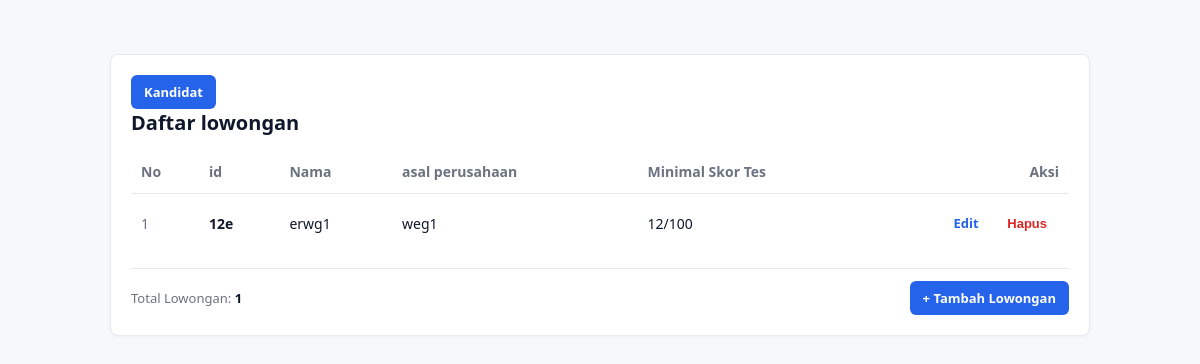
The page /Project/index.php?page=lowongan on the database its author committed.
### tables this page shows
CREATE TABLE `lowongan` (
  `id` varchar(100) NOT NULL,
  `nama` varchar(100) DEFAULT NULL,
  `asalPerusahaan` varchar(100) DEFAULT NULL,
  `minimalSkorTes` int(11) DEFAULT NULL,
  PRIMARY KEY (`id`)
);

### Project/models/TabelLowongan.php (called while the page is built, shortened)
<?php
require_once __DIR__ . '/DB.php';
require_once __DIR__ . '/Lowongan.php';
class TabelLowongan extends DB implements KontrakModelLowongan
{
    private function mapRowToLowongan(array $row): Lowongan
    {
        return new Lowongan(
            $row['id'],
            $row['nama'],
            $row['asalPerusahaan'],
            (int) $row['minimalSkorTes']
        );
    }
    public function getAllLowongan(): array
    {
        $query = "SELECT * FROM lowongan ORDER BY minimalSkorTes DESC";
        $this->executeQuery($query);
        $rows = $this->getAllResult();
        $list = [];
        foreach ($rows as $row) {
            $list[] = $this->mapRowToLowongan($row);
        }
        return $list;
    }
}

### Project/models/DB.php (called while the page is built, shortened)
<?php
class DB
{
    private string $host = "";
    private string $db_name = "";
    private string $username = "";
    private string $password = "";
    private ?PDO $conn = null;
    private ?PDOStatement $result = null;
    public function __construct(
        string $host = "",
        string $db_name = "",
        string $username = "",
        string $password = ""
    ) {
        $this->host = $host;
        $this->db_name = $db_name;
        $this->username = $username;
        $this->password = $password;
        $this->conn = $this->connect();
    }
    public function connect(): PDO
    {
        try {
            $dsn = "mysql:host={$this->host};dbname={$this->db_name};charset=utf8mb4";
            $options = [
                PDO::ATTR_ERRMODE => PDO::ERRMODE_EXCEPTION,
                PDO::ATTR_DEFAULT_FETCH_MODE => PDO::FETCH_ASSOC,
                PDO::ATTR_EMULATE_PREPARES => false,
            ];
            return new PDO($dsn, $this->username, $this->password, $options);
        } catch (PDOException $e) {
            throw new RuntimeException("Koneksi Database Gagal: " . $e->getMessage(), 0, $e);
        }
    }
    public function executeQuery(string $query, array $params = []): PDOStatement
    {
        try {
            $stmt = $this->conn->prepare($query);
            $stmt->execute($params);
            $this->result = $stmt;
            return $stmt;
        } catch (PDOException $e) {
            throw new RuntimeException("Query Gagal: " . $e->getMessage(), 0, $e);
        }
    }
    public function getAllResult(): array
    {
        return $this->result->fetchAll(PDO::FETCH_ASSOC);
    }
}

### Project/models/Lowongan.php (called while the page is built, shortened)
<?php
class Lowongan
{
    private string $id;
    private string $nama;
    private string $asalPerusahaan;
    private int $minimalSkorTes;
    public function __construct($id, $nama, $asalPerusahaan, $minimalSkorTes)
    {
        $this->id = $id;
        $this->nama = $nama;
        $this->asalPerusahaan = $asalPerusahaan;
        $this->minimalSkorTes = $minimalSkorTes;
    }
    public function getId(): string
    {
        return $this->id;
    }
    public function getNama(): string
    {
        return $this->nama;
    }
    public function getAsalPerusahaan(): string
    {
        return $this->asalPerusahaan;
    }
    public function getMinimalSkorTes(): int
    {
        return $this->minimalSkorTes;
    }
}

### Project/presenters/PresenterLowongan.php (the view, shortened to what this page needs)
<?php
class PresenterLowongan implements KontrakPresenterLowongan
{
    private KontrakModelLowongan $model;
    private KontrakView $view;
    public function __construct(KontrakModelLowongan $model, KontrakView $view)
    {
        $this->model = $model;
        $this->view = $view;
    }
    private function buildRowHtml(int $no, Lowongan $lowongan): string
    {
        $id = htmlspecialchars($lowongan->getId());
        $nama = htmlspecialchars($lowongan->getNama());
        $asalPerusahaan = htmlspecialchars($lowongan->getAsalPerusahaan());
        $minimalSkorTes = number_format($lowongan->getMinimalSkorTes()) . '/100';
        return "<tr>
            <td class= 'col-id'>{$no}</td>
            <td><strong>{$id}</strong></td>
            <td>{$nama}</td>
            <td>{$asalPerusahaan}</td>
            <td>{$minimalSkorTes}</td>
             <td class='col-actions'>
                <a href='index.php?screen=edit&id={$id}&page=lowongan' class='btn btn-edit'>Edit</a>
                <form method='post' action='index.php?page=lowongan' style='display:inline;' onsubmit=\"return confirm('Hapus lowongan ini?')\">
                    <input type='hidden' name='action' value='hapus'>
                    <input type='hidden' name='id' value='{$id}'>
                    <button type='submit' class='btn btn-delete'>Hapus</button>
                </form>
            </td>
        </tr>";
    }
    public function tampilkanLowongan(): string
    {
        $listLowongan = $this->model->getAllLowongan();
        $totalLowongan = count($listLowongan);
        $rowsHtml = '';
        if (empty($listLowongan)) {
            $rowsHtml = '<tr><td colspan="7"
style="text-align:center;color:#6b7280;padding:24px;">Belum ada data
lowongan.</td></tr>';
        } else {
            $no = 1;
            foreach ($listLowongan as $lowongan) {
                $rowsHtml .= $this->buildRowHtml($no, $lowongan);
                $no++;
            }
        }
        return $this->view->renderDaftar($rowsHtml, $totalLowongan);
    }
}

### rows shown on the page
lowongan: no "1", id "12e", nama "erwg1", asalPerusahaan "weg1", minimalSkorTes "12/100"

### other values the page prints
$presenter->tampilkanLowongan() "Kandidat Daftar lowongan No id Nama asal perusahaan Minimal Skor Tes Aksi Total Lowongan: 1 + Tambah Lowongan"
